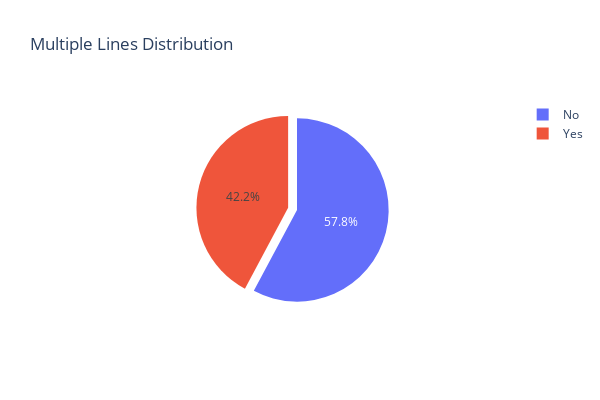
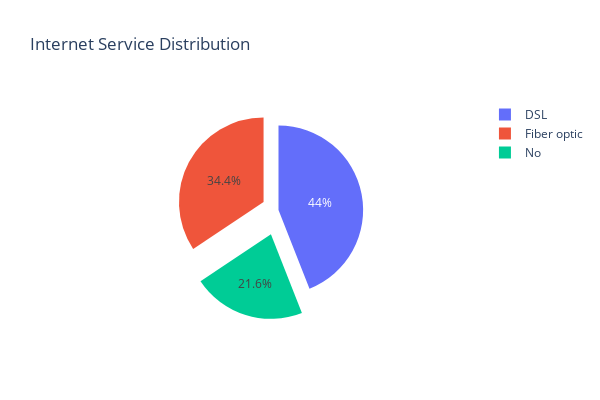
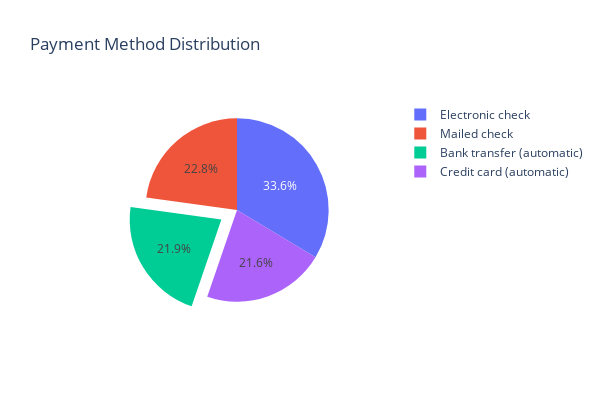
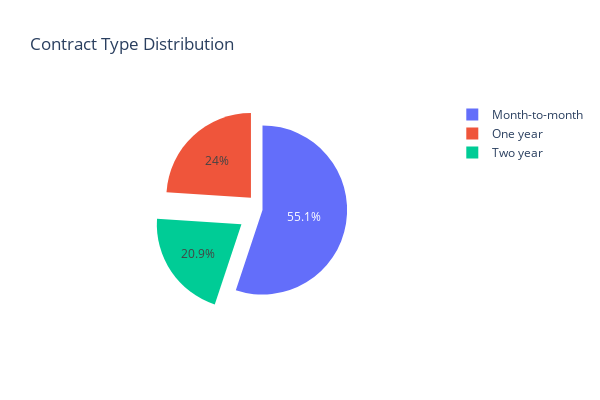

The code cell stored with these charts, in order, in its notebook:
### Code cell
# 1. Multiple Lines Distribution
labels = df['MultipleLines'].unique()
values = df['MultipleLines'].value_counts()
diag = go.Figure(data=[go.Pie(labels=labels, values=values, pull=[0, 0.1, 0.2])])
diag.update_layout(
    title="Multiple Lines Distribution",
    width=600, height=400
)
diag.show()

# 2. Internet Service Distribution
labels = df['InternetService'].unique()
values = df['InternetService'].value_counts()
diag = go.Figure(data=[go.Pie(labels=labels, values=values, pull=[0, 0.2, 0.3])])
diag.update_layout(
    title="Internet Service Distribution",
    width=600, height=400
)
diag.show()

# 3. Payment Method Distribution
labels = df['PaymentMethod'].unique()
values = df['PaymentMethod'].value_counts()
diag = go.Figure(data=[go.Pie(labels=labels, values=values, pull=[0, 0, 0.2, 0])])
diag.update_layout(
    title="Payment Method Distribution",
    width=600, height=400
)
diag.show()

# 4. Contract Type Distribution
labels = df['Contract'].unique()
values = df['Contract'].value_counts()
diag = go.Figure(data=[go.Pie(labels=labels, values=values, pull=[0, 0.2, 0.3])])
diag.update_layout(
    title="Contract Type Distribution",
    width=600, height=400
)
diag.show()

### Figure 1 — Plotly figure (JSON) as saved in the notebook; plotly's stock layout.template omitted (floating-point values rounded to 4 significant figures)
{"data": [{"labels": ["No", "Yes"], "pull": [0, 0.1, 0.2], "type": "pie", "values": [4065, 2967]}], "layout": {"height": 400, "title": {"text": "Multiple Lines Distribution"}, "width": 600}}

### Figure 2 — Plotly figure (JSON) as saved in the notebook; plotly's stock layout.template omitted (floating-point values rounded to 4 significant figures)
{"data": [{"labels": ["DSL", "Fiber optic", "No"], "pull": [0, 0.2, 0.3], "type": "pie", "values": [3096, 2416, 1520]}], "layout": {"height": 400, "title": {"text": "Internet Service Distribution"}, "width": 600}}

### Figure 3 — Plotly figure (JSON) as saved in the notebook; plotly's stock layout.template omitted (floating-point values rounded to 4 significant figures)
{"data": [{"labels": ["Electronic check", "Mailed check", "Bank transfer (automatic)", "Credit card (automatic)"], "pull": [0, 0, 0.2, 0], "type": "pie", "values": [2365, 1604, 1542, 1521]}], "layout": {"height": 400, "title": {"text": "Payment Method Distribution"}, "width": 600}}

### Figure 4 — Plotly figure (JSON) as saved in the notebook; plotly's stock layout.template omitted (floating-point values rounded to 4 significant figures)
{"data": [{"labels": ["Month-to-month", "One year", "Two year"], "pull": [0, 0.2, 0.3], "type": "pie", "values": [3875, 1685, 1472]}], "layout": {"height": 400, "title": {"text": "Contract Type Distribution"}, "width": 600}}
